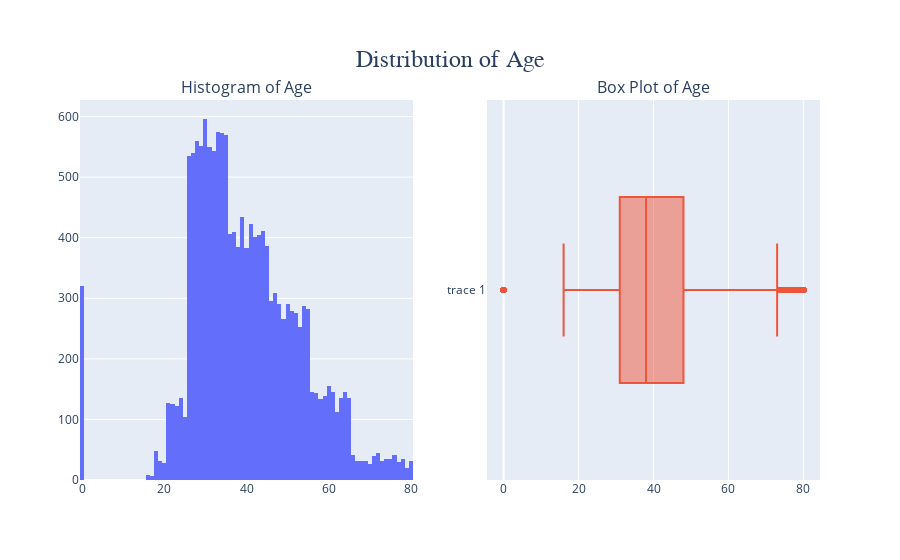

Notebook source saved alongside this figure:
### Markdown cell above
It's time to handle "Age", the only continuous feature in this dataset,

### Code cell
fig = make_subplots(rows=1, cols=2, subplot_titles=("Histogram of Age", "Box Plot of Age"))

# Histogram
fig.add_trace(go.Histogram(x=df2['Age'], nbinsx=100), row=1, col=1)
# Box Plot
fig.add_trace(go.Box(x=df2['Age']), row=1, col=2)

fig.update_layout(
    title={
        'text': 'Distribution of Age', 'x':0.5,
        'xanchor': 'center', 'yanchor': 'top',
        'font': {'family': 'Arial, sans-serif', 'size': 24}
    }, showlegend=False
)

fig.show()

### Figure 1 — Plotly figure (JSON) as saved in the notebook; plotly's stock layout.template omitted (floating-point values rounded to 4 significant figures; data arrays with more than 128 entries replaced by an {"elided": "..."} marker saying what was removed)
{"data": [{"nbinsx": 100, "type": "histogram", "x": {"elided": "15420 int values"}, "xaxis": "x", "yaxis": "y"}, {"type": "box", "x": {"elided": "15420 int values"}, "xaxis": "x2", "yaxis": "y2"}], "layout": {"annotations": [{"font": {"size": 16}, "showarrow": false, "text": "Histogram of Age", "x": 0.225, "xanchor": "center", "xref": "paper", "y": 1, "yanchor": "bottom", "yref": "paper"}, {"font": {"size": 16}, "showarrow": false, "text": "Box Plot of Age", "x": 0.775, "xanchor": "center", "xref": "paper", "y": 1, "yanchor": "bottom", "yref": "paper"}], "showlegend": false, "title": {"font": {"family": "Arial, sans-serif", "size": 24}, "text": "Distribution of Age", "x": 0.5, "xanchor": "center", "yanchor": "top"}, "xaxis": {"anchor": "y", "domain": [0, 0.45]}, "xaxis2": {"anchor": "y2", "domain": [0.55, 1]}, "yaxis": {"anchor": "x", "domain": [0, 1]}, "yaxis2": {"anchor": "x2", "domain": [0, 1]}}}
